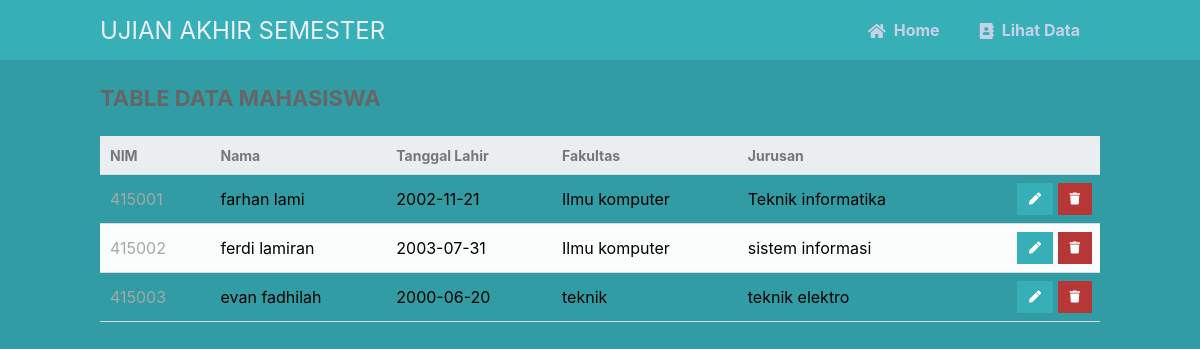
The app's page /read.php with its own data.
### tables this page shows
CREATE TABLE `mahasiswa` (
  `id` int(11) NOT NULL,
  `nama` varchar(25) NOT NULL,
  `tanggal_lahir` date NOT NULL,
  `fakultas` varchar(25) NOT NULL,
  `jurusan` varchar(25) NOT NULL
);

### read.php (the view, shortened to what this page needs)
<?php
include 'functions.php';
$pdo = pdo_connect_mysql();
$page = isset($_GET['page']) && is_numeric($_GET['page']) ? (int)$_GET['page'] : 1;
$records_per_page = 5;
$stmt = $pdo->prepare('SELECT * FROM mahasiswa ORDER BY id LIMIT :current_page, :record_per_page');
$stmt->bindValue(':current_page', ($page-1)*$records_per_page, PDO::PARAM_INT);
$stmt->bindValue(':record_per_page', $records_per_page, PDO::PARAM_INT);
$stmt->execute();
$contacts = $stmt->fetchAll(PDO::FETCH_ASSOC);
?>
<?=template_header('Read')?>
<div class="content read">
	<h2>TABLE DATA MAHASISWA</h2>
	<table>
        <thead>
            <tr>
                <td>NIM</td>
                <td>Nama</td>
                <td>Tanggal Lahir</td>
                <td>Fakultas</td>
                <td>Jurusan</td>
                <td></td>
            </tr>
        </thead>
        <tbody>
            <?php foreach ($contacts as $contact): ?>
            <tr>
                <td><?=$contact['id']?></td>
                <td><?=$contact['nama']?></td>
                <td><?=$contact['tanggal_lahir']?></td>
                <td><?=$contact['fakultas']?></td>
                <td><?=$contact['jurusan']?></td>
                <td class="actions">
                    <a href="update.php?id=<?=$contact['id']?>" class="edit"><i class="fas fa-pen fa-xs"></i></a>
                    <a href="delete.php?id=<?=$contact['id']?>" class="trash"><i class="fas fa-trash fa-xs"></i></a>
                </td>
            </tr>
            <?php endforeach; ?>
        </tbody>
    </table>
</div>
<?=template_footer()?>

### functions.php (shortened to what this page needs)
<?php
function template_header($title) {
echo <<<EOT
<!DOCTYPE html>
<html>
	<head>
		<meta charset="utf-8">
		<title>$title</title>
		<link href="style.css" rel="stylesheet" type="text/css">
		<link rel="stylesheet" href="https://use.fontawesome.com/releases/v5.7.1/css/all.css">
	</head>
	<body>
    <nav class="navtop">
    	<div>
    		<h1>UJIAN AKHIR SEMESTER</h1>
            <a href="index.php"><i class="fas fa-home"></i>Home</a>
    		<a href="read.php"><i class="fas fa-address-book"></i>Lihat Data</a>
    	</div>
    </nav>
EOT;
}
function template_footer() {
echo <<<EOT
    </body>
</html>
EOT;
}
?>

### style.css (style rules this page uses)
* { box-sizing: border-box; font-family: -apple-system, BlinkMacSystemFont, "segoe ui", roboto, oxygen, ubuntu, cantarell, "fira sans", "droid sans", "helvetica neue", Arial, sans-serif; font-size: 16px; -webkit-font-smoothing: antialiased; -moz-osx-font-smoothing: grayscale; }
body { background-color: #319ca3; margin: 0; }
.navtop { background-color: #37afb7; height: 60px; width: 100%; border: 0; }
.navtop div { display: flex; margin: 0 auto; width: 1000px; height: 100%; }
.navtop div h1, .navtop div a { display: inline-flex; align-items: center; }
.navtop div h1 { flex: 1; font-size: 24px; padding: 0; margin: 0; color: #ecf0f6; font-weight: normal; }
.navtop div a { padding: 0 20px; text-decoration: none; color: #c5d2e5; font-weight: bold; }
.navtop div a i { padding: 2px 8px 0 0; }
.content { width: 1000px; margin: 0 auto; }
.content h2 { margin: 0; padding: 25px 0; font-size: 22px; border-bottom: 1px solid #ebebeb; color: #666666; }
.read table { width: 100%; padding-top: 30px; border-collapse: collapse; }
.read table thead { background-color: #ebeef1; border-bottom: 1px solid #d3dae0; }
.read table thead td { padding: 10px; font-weight: bold; color: #767779; font-size: 14px; }
.read table tbody tr { border-bottom: 1px solid #d3dae0; }
.read table tbody tr:nth-child(even) { background-color: #fbfcfc; }
.read table tbody tr td { padding: 10px; }
.read table tbody tr td:nth-child(1) { color: #a5a7a9; }
.read table tbody tr td.actions { padding: 8px; text-align: right; }
.read table tbody tr td.actions .edit, .read table tbody tr td.actions .trash { display: inline-flex; text-align: right; text-decoration: none; color: #FFFFFF; padding: 10px 12px; }
.read table tbody tr td.actions .trash { background-color: #b73737; }
.read table tbody tr td.actions .edit { background-color: #37afb7; }

### records on screen
mahasiswa: id "415001", nama "farhan lami", tanggal_lahir "2002-11-21", fakultas "Ilmu komputer", jurusan "Teknik informatika"
mahasiswa: id "415002", nama "ferdi lamiran", tanggal_lahir "2003-07-31", fakultas "Ilmu komputer", jurusan "sistem informasi"
mahasiswa: id "415003", nama "evan fadhilah", tanggal_lahir "2000-06-20", fakultas "teknik", jurusan "teknik elektro"
